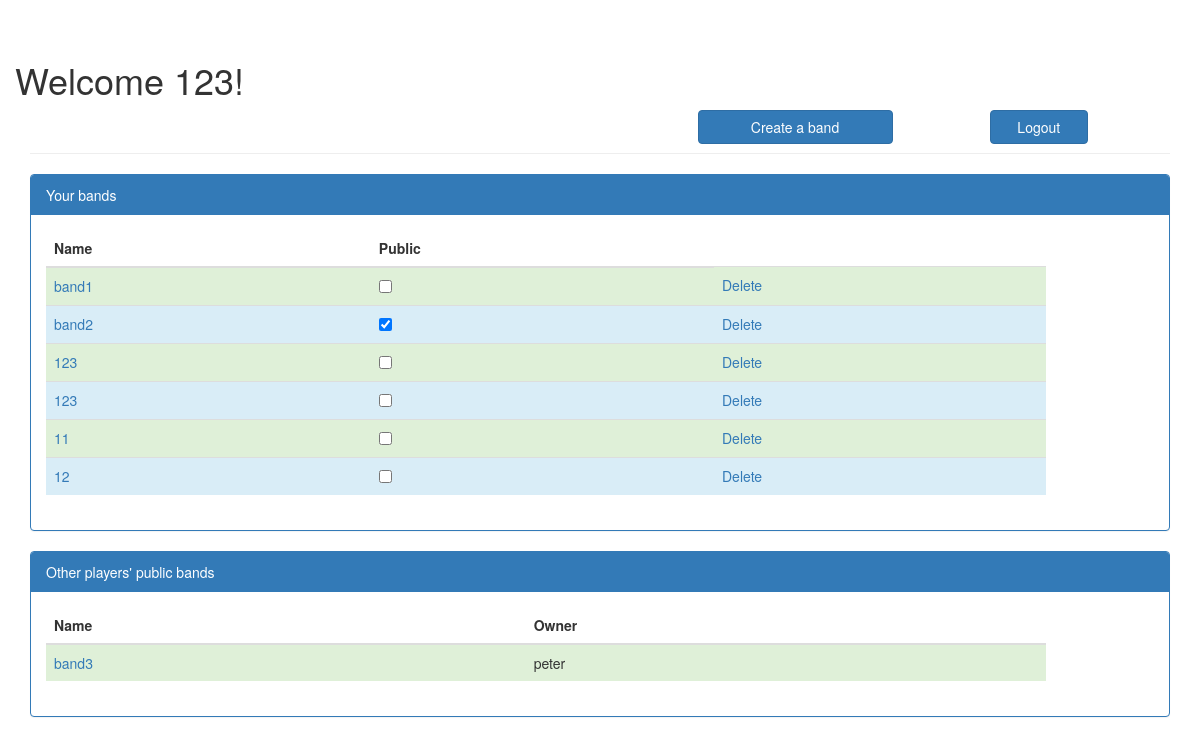
Before: /bandlist/123 (signed in) with the older database file.
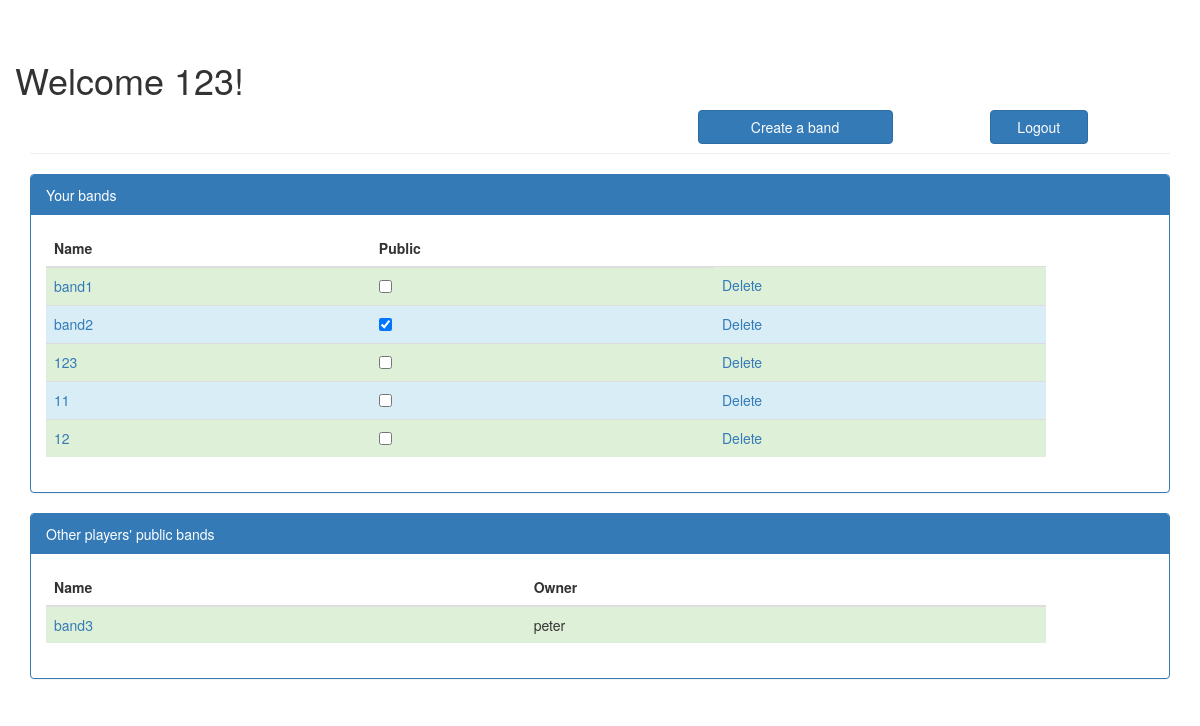
After: the same page with the newer database file.
### tables this page shows
CREATE TABLE "bands" (
"name"  TEXT,
"username"  TEXT,
"public"  INTEGER,
"captainId"  INTEGER,
"ensignId"  INTEGER DEFAULT 0,
"currency"  INTEGER,
"soldiers"  TEXT
);

### views.py (the view)
@views.route('/bandlist/<username>', methods=['GET'])
@_login_required
def bandlist(username):
    if session['current_user'] != username:
        abort(401)
    own_bands = query_own_band_list(username)
    others_bands = query_others_band_list(username)
    return render_template('bandlist.html', own_bands=own_bands, others_bands=others_bands, username=username), httpcodes.OK

### services.py (called while the page is built)
def query_own_band_list(username):
	sql = "SELECT NAME,PUBLIC FROM BANDS WHERE USERNAME = ?"
	params = (username,)
	res = execute_query(sql, params)
	return res

def query_others_band_list(username):
	sql = "SELECT NAME,USERNAME FROM BANDS WHERE USERNAME != ? AND PUBLIC = 1"
	params = (username,)
	res = execute_query(sql, params)
	return res

### utilities.py (called while the page is built)
def execute_query(sql, param = None):
	try:
		conn = sqlite3.connect(configs.SQLITE_FILE)
		if param == None:
			cu = conn.execute(sql)
		else:
			cu = conn.execute(sql, param)
		res = cu.fetchall()
		return res
	except Exception, e:
		print e
		return None
	finally:
		if conn is not None:
			conn.close()

### templates/bandlist.html (shortened to what this page needs)
<!DOCTYPE html>
<html>
	<head>
		<link rel="stylesheet" type="text/css" href="/static/lib/bootstrap-3.3.7/css/bootstrap.min.css">
	</head>
	<body>
		<div class="container">
			<div class="page-header">
				<div class="row">
				<h1>Welcome {{username}}!</h1>
				<a href="{{url_for("views.new_warband")}}" class="btn btn-primary col-sm-2 col-sm-offset-7">Create a band</a>
				<a href="{{url_for("views.logout")}}" class="btn btn-primary col-sm-1 col-sm-offset-1">Logout</a>
				</div>
			</div>
			<div class="panel-group">
				<div class="panel panel-primary">
					<div class="panel-heading">Your bands</div>
					<div class="panel-body">
						<div class="table-wrapper">
						<table class="table">
							<thead>
								<tr>
									<th>Name</th>
									<th>Public</th>
								</tr>
							</thead>
							{% for band in own_bands %}
								<tr class="{{ loop.cycle('success', 'info') }}">
									<td class="band_name"><a href="/edit/{{band[0]}}">{{band[0]}}</a></td>
									<td>
										<input type="checkbox" class="public" {{band[1] > 0 and 'checked="checked"' or ''}}>
									</td>
									<td><a href="/delete/{{band[0]}}">Delete</a></td>
								</tr>
							{% endfor %}
						</table>
						</div>
					</div>
				</div>
				<br>
				<div class="panel panel-primary">
					<div class="panel-heading">Other players' public bands</div>
					<div class="panel-body">
						<div class="table-wrapper">
						<table class="table">
							<thead>
								<tr>
									<th>Name</th>
									<th>Owner</th>
								</tr>
							</thead>
							{% for band in others_bands %}
								<tr class="{{ loop.cycle('success', 'info') }}">
									<td><a href="/look/{{band[0]}}">{{band[0]}}</a></td>
									<td>{{band[1]}}</td>
								</tr>
							{% endfor %}
						</table>
						</div>
					</div>
				</div>
			</div>
		</div>
	</body>
</html>

Changed rows visible on the page:
removed bands: name "123", shown under "Welcome 123!"
